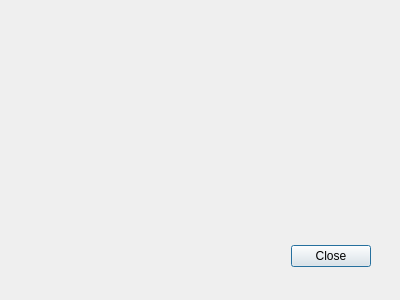
<?xml version="1.0" encoding="UTF-8"?>
<ui version="4.0">
 <class>StatusDialog</class>
 <widget class="QDialog" name="StatusDialog">
  <property name="geometry">
   <rect>
    <x>0</x>
    <y>0</y>
    <width>400</width>
    <height>300</height>
   </rect>
  </property>
  <property name="windowTitle">
   <string>Device Status</string>
  </property>
  <property name="windowIcon">
   <iconset resource="resources.qrc">
    <normaloff>:/icons/icons/active64.png</normaloff>
    <normalon>:/icons/icons/active64.png</normalon>
    <disabledoff>:/icons/icons/greyed64.png</disabledoff>
    <disabledon>:/icons/icons/greyed64.png</disabledon>
    <activeoff>:/icons/icons/active64.png</activeoff>
    <activeon>:/icons/icons/active64.png</activeon>
    <selectedoff>:/icons/icons/selected64.png</selectedoff>
    <selectedon>:/icons/icons/selected64.png</selectedon>:/icons/icons/active64.png</iconset>
  </property>
  <property name="locale">
   <locale language="English" country="UnitedStates"/>
  </property>
  <widget class="QDialogButtonBox" name="buttonBox">
   <property name="geometry">
    <rect>
     <x>30</x>
     <y>240</y>
     <width>341</width>
     <height>32</height>
    </rect>
   </property>
   <property name="orientation">
    <enum>Qt::Horizontal</enum>
   </property>
   <property name="standardButtons">
    <set>QDialogButtonBox::Close</set>
   </property>
  </widget>
 </widget>
 <resources>
  <include location="resources.qrc"/>
 </resources>
 <connections/>
</ui>
